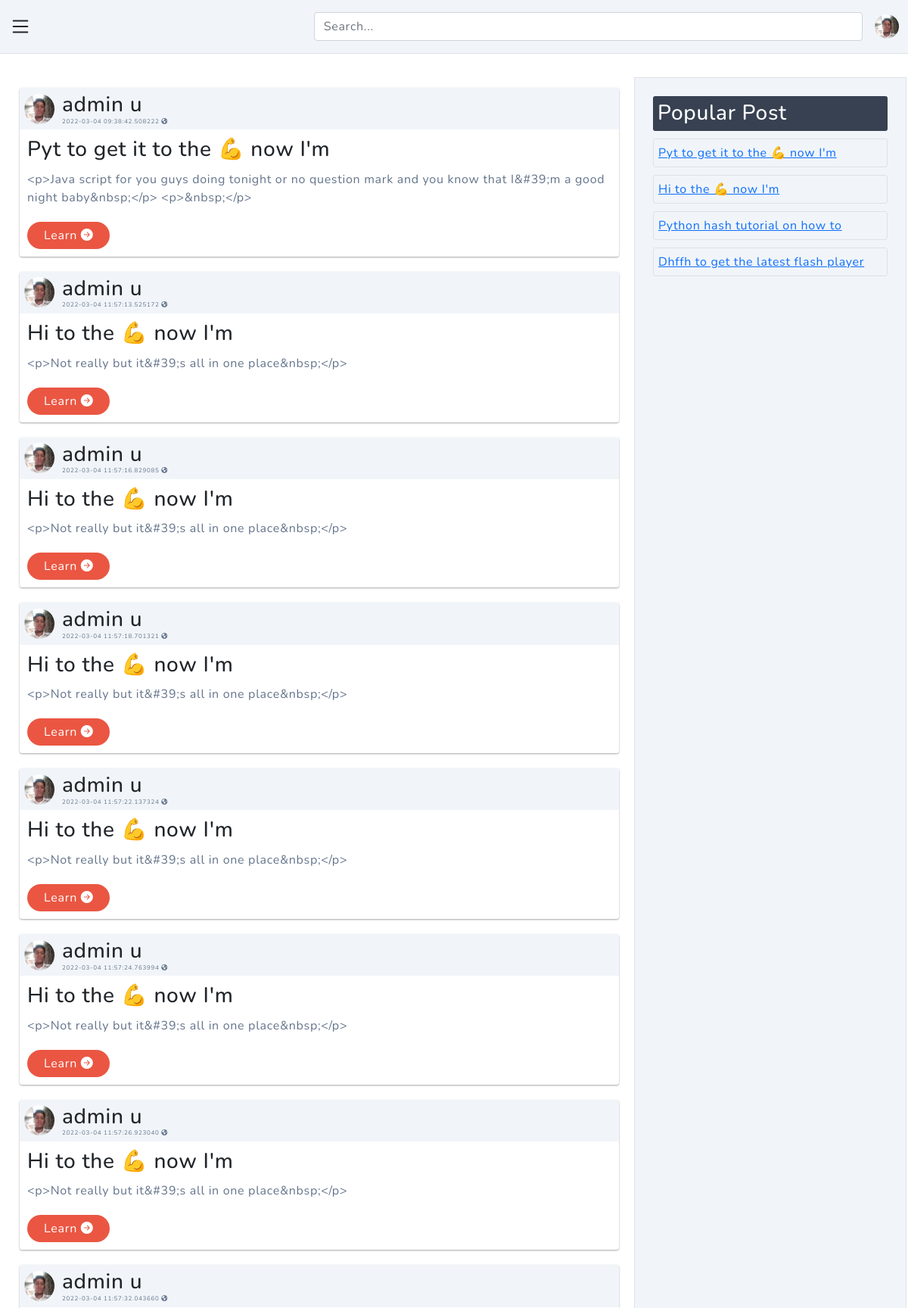
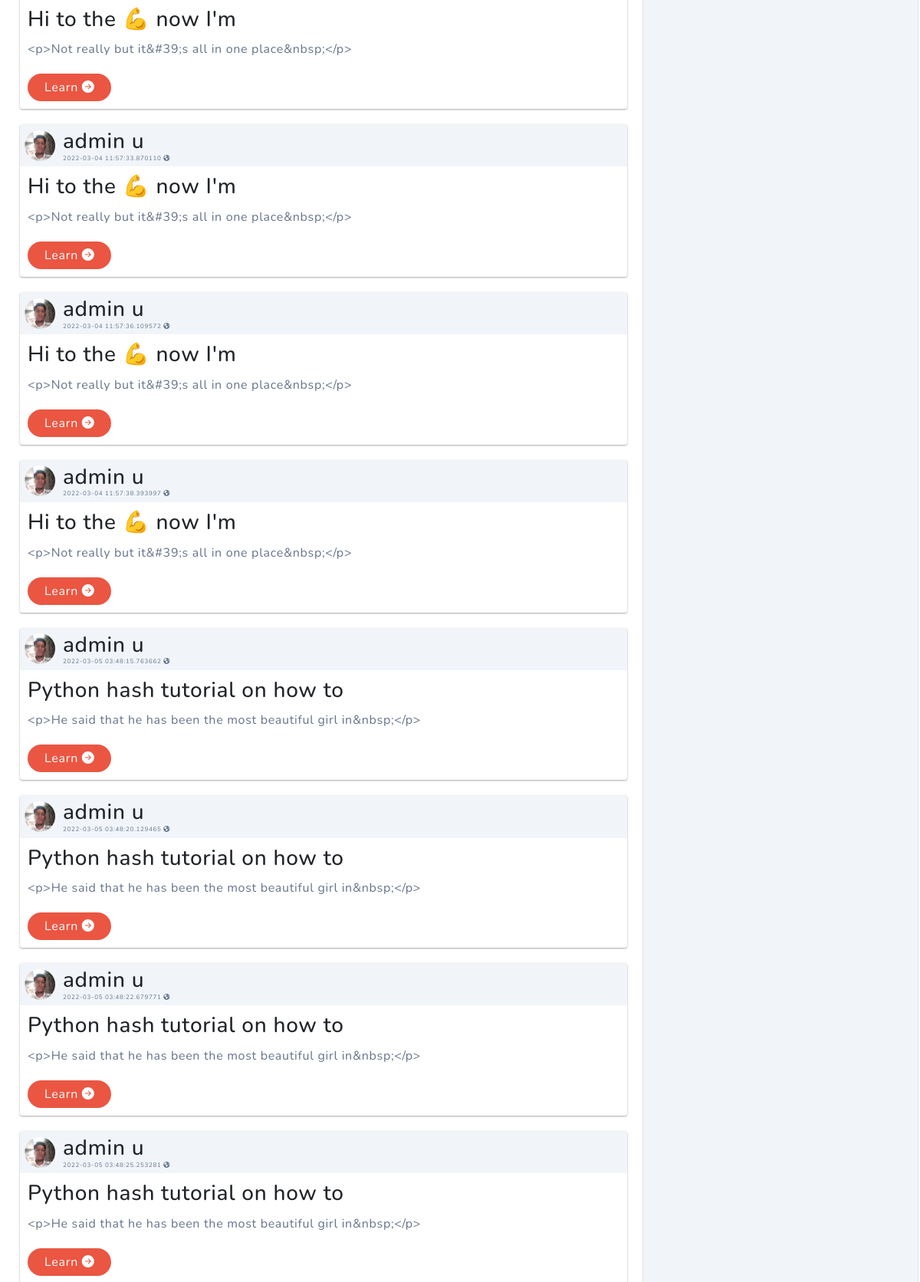
Screenshot of / (signed in, upper part) with the database file from the repository (2 pictures, top to bottom).
### mysite/home/models.py (models this page shows)
class User(db.Model,UserMixin):
    id = db.Column(db.Integer,primary_key=True)
    firstname = db.Column(db.String(20),unique=False,nullable=False)
    lastname = db.Column(db.String(20),unique=False,nullable=False)
    email = db.Column(db.String(25),unique=True,nullable=False)
    is_admin = db.Column(db.Boolean,default=False,nullable=True)
    password = db.Column(db.String(20),unique=False,nullable=False)
    image_file = db.Column(db.String(50),nullable=False,default="default.png")
    user_created = db.Column(db.DateTime,nullable=False,default=datetime.utcnow)
    posts = db.relationship('Blog',backref='users',lazy=True,cascade='all, delete-orphan',single_parent=True)
    likes = db.relationship('Like',backref='users',lazy=True,passive_deletes=True)
    fallowing = db.relationship('Fallow',secondary=user_fallow,backref='fallowers',lazy=True,passive_deletes=True)

### mysite/blog/models.py (models this page shows)
class Blog(db.Model):
  id = db.Column(db.Integer,primary_key=True)
  title = db.Column(db.String(100),unique=False,nullable=False)
  slug = db.Column(db.String(20),unique=False,nullable=False)
  body = db.Column(db.String(1000),unique=False,nullable=False)
  post_created = db.Column(db.DateTime,nullable=False,default=datetime.utcnow)
  post_image = db.Column(db.String(50),unique=False,nullable=True)
  views = db.Column(db.Integer,nullable=True,default=0)
  user_id = db.Column(db.Integer,db.ForeignKey('user.id'),nullable=False)
  like =  db.relationship('Like',backref='blog',lazy=True,passive_deletes=True)

### mysite/home/views.py (the view)
@home.route('/')
def index():
  post = Blog.query.all()
  for i in post:
    print(i.users.image_file)
  popularPost = Blog.query.filter(Blog.views>2).all()
  return render_template("home/index.html",posts=post,popularPost=popularPost)

### mysite/home/models.py (called while the page is built)
@login_manager.user_loader
def load_user(user_id):
    return User.query.get(user_id)

### mysite/templates/home/index.html (shortened to what this page needs)
{% extends 'base.html' %}
{% block content %}
{% if current_user.is_authenticated %}
{% include 'headers.html' %}
{% include 'blog/home.html' %}
{% else %}
{% include 'withoutloginheader.html' %}
{% include 'home.html' %}
{% endif %}
{% endblock %}

### mysite/templates/headers.html (shortened to what this page needs)
<header class="py-3 mb-3 border-bottom pf-t-0 bg-slate-200 z-ip">
  <div class="container-fluid d-grid gap-3 align-items-center" style="grid-template-columns: 1fr 2fr;">
    <a class="align-items-center text-dark" data-bs-toggle="offcanvas" href="#offcanvasExample" role="" aria-controls="offcanvasExample">
    </a>
    <div class="d-flex align-items-center">
      <form class="w-100 me-3">
        <input type="search" class="form-control" placeholder="Search..." aria-label="Search">
      </form>
      <div class="flex-shrink-0 dropdown">
        <a href="#" class="d-block link-dark text-decoration-none " id="dropdownUser2" data-bs-toggle="dropdown" aria-expanded="true">
          <img src="/static/media/profile_pic/{{ current_user.image_file }}" alt="mdo" width="32" height="32" class="rounded-circle">
        </a>
      </div>
    </div>
  </div>
</header>

### mysite/templates/blog/home.html (shortened to what this page needs)
<div class="roww flex m-top-80">
  <div class="coll-6 flex colum ">
    {% for post in posts %}
    <div class="my-8 shadoww r-3">
      <div class="flex t-center p-y-6 p-x-6 bg-slate-200">
        <img class="img-pic" src="static/media/profile_pic/{{ post.users.image_file }}" alt="pic">
        <h3 class="mx-8 block m-b-0">{{ post.users.firstname }}
          {{ post.users.lastname }}
          <p class="text-sm text-gray-50 m-b-0">
            {{ post.post_created }} <i class="fas fa-globe-americas"></i>
          </p>
        </h3>
      </div>
      <h3 class="mx-8 my-8">{{ post.title }}</h3>
      <p class="text-gray-50  mx-8 my-8 ">
        {{ post.body|truncate(400)}}
      </p>
      <button class="mx-8 btnn my-8">
        <a class="mx-8 text-decorations-none text-white" href="{{ url_for('blog.read_post',slug=post.slug) }}">Learn <i class="bi bi-arrow-right-circle-fill"></i></a>
      </button>
    </div>
    {% endfor %}
  </div>
  <div class="coll-4 m-coll-10 bg-slate-200 m-display-none  pf-t-10-r-0 border ">
    <div class="">
      <h3 class="bg-slate-100 p-y-6 p-x-6 text-white r-3">Popular Post</h3>
      {% for i in popularPost %}
      <p class="p-y-6 r-3 p-x-6 border my-8 bg-slate-200" >
        <a href="{{ url_for('blog.read_post',slug=i.slug) }}">{{ i.title }}</a>
      </p>
      {% endfor %}
    </div>
  </div>
</div>

### mysite/static/style.css (style rules this page uses)
* { margin: 0; padding: 0; box-sizing: border-box; font-family: 'Nunito', sans-serif; letter-spacing: 0.7px; }
.roww { margin: auto; max-width: 100vw; height: auto; }
.r-3 { border-radius: 3px; }
.img-pic { height: 40px; width: 40px; border-radius: 35px; }
.text-sm { font-size: 8px; }
.pf-t-0 { position: fixed; top: 0; width: 100vw; }
.pf-t-10-r-0 { position: fixed; top: 100px; right: 0; }
.z-ip { z-index: 1; }
.flex { display: flex; }
.colum { flex-direction: column; }
.t-center { align-items: center; }
.border { border: 1px solid #64748b; }
.btnn { cursor: pointer; color: white; border: none; font-size: 16px; padding: 6px 12px; border-radius: 40px; color: white; background: rgb(234, 86, 66); }
.text-white { color: white; }
.text-decorations-none { text-decoration: none; }
.block { display: block; }
.m-b-0 { margin-bottom: 0px; }
.mx-8 { margin-left: 10px; margin-right: 10px; }
.my-8 { margin-top: 10px; margin-bottom: 10px; }
.m-top-80 { margin-top: 80px; }
.bg-slate-100 { background: #374151; }
.bg-slate-200 { background: #f1f5f9; }
.coll-6 { margin: 2px; width: 70vw; height: 100%; padding: 2%; border-radius: 3px; }
.p-y-6 { padding-top: 6px; padding-bottom: 6px; }
.p-x-6 { padding-left: 6px; padding-right: 6px; }
.shadoww { box-shadow: rgba(0, 0, 0, 0.12) 0px 1px 3px, rgba(0, 0, 0, 0.24) 0px 1px 2px; }
.text-gray-50 { font-weight: normal; color: #64748b; }
.coll-4 { margin: 2px; width: 30vw; height: 100%; padding: 2%; }

### rows the page displays
User: image_file (picture)
Blog: users.image_file (picture), users.firstname "admin", users.lastname "u", post_created "2022-03-04 09:38:42.508222", title "Pyt to get it to the 💪 now I'm", body "<p>Java script for you guys doing tonight or no question mark and you know that I&#39;m a good night baby&nbsp;</p> <p>&nbsp;</p>"
Blog: users.image_file (picture), users.firstname "admin", users.lastname "u", post_created "2022-03-04 11:57:13.525172", title "Hi to the 💪 now I'm", body "<p>Not really but it&#39;s all in one place&nbsp;</p>"
Blog: users.image_file (picture), users.firstname "admin", users.lastname "u", post_created "2022-03-04 11:57:16.829085", title "Hi to the 💪 now I'm", body "<p>Not really but it&#39;s all in one place&nbsp;</p>"
Blog: users.image_file (picture), users.firstname "admin", users.lastname "u", post_created "2022-03-04 11:57:18.701321", title "Hi to the 💪 now I'm", body "<p>Not really but it&#39;s all in one place&nbsp;</p>"
Blog: users.image_file (picture), users.firstname "admin", users.lastname "u", post_created "2022-03-04 11:57:22.137324", title "Hi to the 💪 now I'm", body "<p>Not really but it&#39;s all in one place&nbsp;</p>"
Blog: users.image_file (picture), users.firstname "admin", users.lastname "u", post_created "2022-03-04 11:57:24.763994", title "Hi to the 💪 now I'm", body "<p>Not really but it&#39;s all in one place&nbsp;</p>"
Blog: users.image_file (picture), users.firstname "admin", users.lastname "u", post_created "2022-03-04 11:57:26.923040", title "Hi to the 💪 now I'm", body "<p>Not really but it&#39;s all in one place&nbsp;</p>"
Blog: users.image_file (picture), users.firstname "admin", users.lastname "u", post_created "2022-03-04 11:57:32.043660", title "Hi to the 💪 now I'm", body "<p>Not really but it&#39;s all in one place&nbsp;</p>"
Blog: users.image_file (picture), users.firstname "admin", users.lastname "u", post_created "2022-03-04 11:57:33.870110", title "Hi to the 💪 now I'm", body "<p>Not really but it&#39;s all in one place&nbsp;</p>"
Blog: users.image_file (picture), users.firstname "admin", users.lastname "u", post_created "2022-03-04 11:57:36.109572", title "Hi to the 💪 now I'm", body "<p>Not really but it&#39;s all in one place&nbsp;</p>"
Blog: users.image_file (picture), users.firstname "admin", users.lastname "u", post_created "2022-03-04 11:57:38.393997", title "Hi to the 💪 now I'm", body "<p>Not really but it&#39;s all in one place&nbsp;</p>"
Blog: users.image_file (picture), users.firstname "admin", users.lastname "u", post_created "2022-03-05 03:48:15.763662", title "Python hash tutorial on how to", body "<p>He said that he has been the most beautiful girl in&nbsp;</p>"
Blog: users.image_file (picture), users.firstname "admin", users.lastname "u", post_created "2022-03-05 03:48:20.129465", title "Python hash tutorial on how to", body "<p>He said that he has been the most beautiful girl in&nbsp;</p>"
Blog: users.image_file (picture), users.firstname "admin", users.lastname "u", post_created "2022-03-05 03:48:22.679771", title "Python hash tutorial on how to", body "<p>He said that he has been the most beautiful girl in&nbsp;</p>"
Blog: users.image_file (picture), users.firstname "admin", users.lastname "u", post_created "2022-03-05 03:48:25.253281", title "Python hash tutorial on how to", body "<p>He said that he has been the most beautiful girl in&nbsp;</p>"
Blog: title "Dhffh to get the latest flash player"
